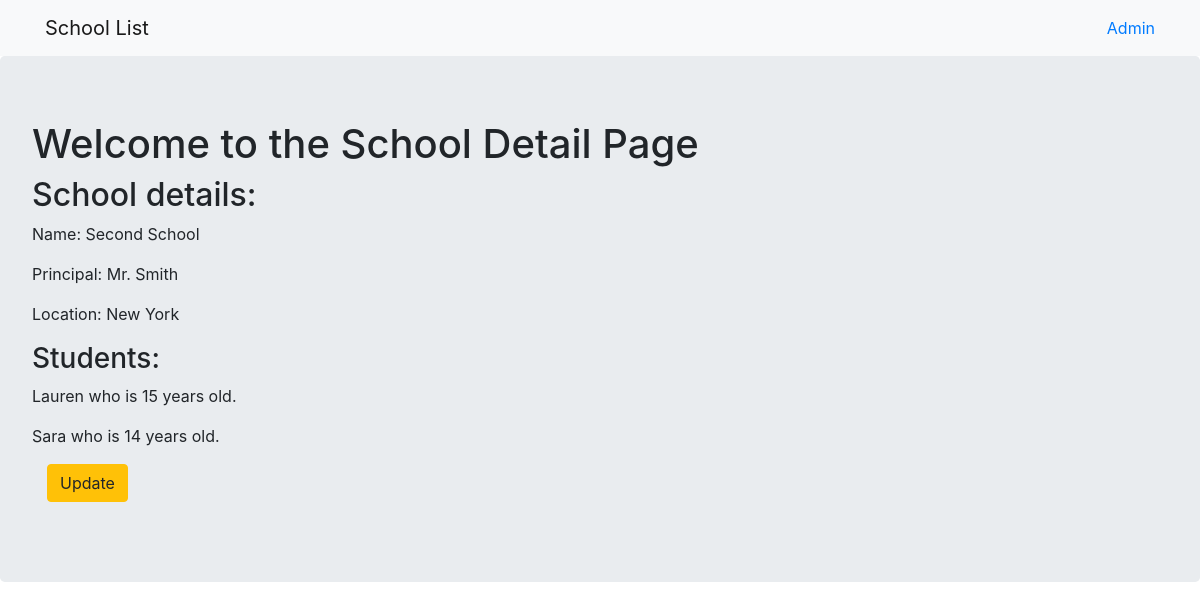
Page /CBV/2 on the committed database.
### CBV/models.py (models this page shows, shortened)
class School(models.Model):
    name = models.CharField(max_length=256)
    principal = models.CharField(max_length=256)
    location = models.CharField(max_length=256)

class Student(models.Model):
    name = models.CharField(max_length=256)
    age = models.PositiveIntegerField()
    school = models.ForeignKey(School, related_name='students', on_delete=models.CASCADE)

### CBV/views.py (the view)
# urls.py: path('<int:pk>',views.SchoolDetailView.as_view(),name='school_detail'),
class SchoolDetailView(DetailView):
    context_object_name = 'school_detail' #provide the object itself with all its attributes and stuff
    model = models.School
    template_name = 'CBV/school_detail.html'

### templates/CBV/school_detail.html
{% extends "CBV/base.html" %}
{% block body_block %}
<div class="jumbotron">
    <h1>Welcome to the School Detail Page</h1>
    <h2>School details:</h2>
    <p>Name: {{school_detail.name}}</p>
    <p>Principal: {{school_detail.principal}}</p>
    <p>Location: {{school_detail.location}}</p>
    <h3>Students:</h3>
    {% for student in school_detail.students.all %}
    <p>{{student.name}} who is {{student.age}} years old.</p>
    {% endfor %}
    <div class="container">
        <p><a class="btn btn-warning" href="{% url 'CBV:school_update' pk=school_detail.pk %}">Update</a></p>
    </div>
</div>
{% endblock %}

### rows in the picture
School: name "Second School", principal "Mr. Smith", location "New York"
Student: name "Lauren", age "15"
Student: name "Sara", age "14"
